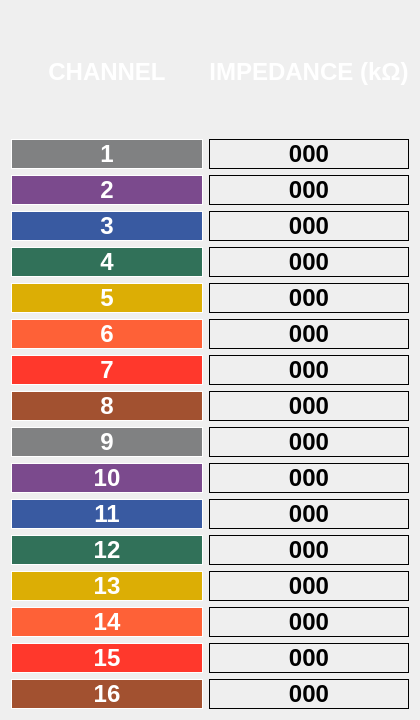
<?xml version="1.0" encoding="UTF-8"?>
<ui version="4.0">
 <class>Form</class>
 <widget class="QWidget" name="Form">
  <property name="geometry">
   <rect>
    <x>0</x>
    <y>0</y>
    <width>420</width>
    <height>720</height>
   </rect>
  </property>
  <property name="windowTitle">
   <string>Form</string>
  </property>
  <layout class="QVBoxLayout" name="verticalLayout">
   <item>
    <layout class="QGridLayout" name="gridLayout" rowstretch="1,0,0,0,0,0,0,0,0,0,0,0,0,0,0,0,0">
     <item row="2" column="1">
      <widget class="QLabel" name="ch2">
       <property name="font">
        <font>
         <pointsize>18</pointsize>
         <weight>75</weight>
         <bold>true</bold>
        </font>
       </property>
       <property name="frameShape">
        <enum>QFrame::Box</enum>
       </property>
       <property name="lineWidth">
        <number>1</number>
       </property>
       <property name="text">
        <string>000</string>
       </property>
       <property name="alignment">
        <set>Qt::AlignCenter</set>
       </property>
      </widget>
     </item>
     <item row="16" column="0">
      <widget class="QLabel" name="label_33">
       <property name="font">
        <font>
         <pointsize>18</pointsize>
         <weight>75</weight>
         <bold>true</bold>
        </font>
       </property>
       <property name="styleSheet">
        <string notr="true">background-color: rgb(162, 81, 48);
color: white;
font-weight: bold;</string>
       </property>
       <property name="frameShape">
        <enum>QFrame::Box</enum>
       </property>
       <property name="lineWidth">
        <number>1</number>
       </property>
       <property name="text">
        <string>16</string>
       </property>
       <property name="alignment">
        <set>Qt::AlignCenter</set>
       </property>
      </widget>
     </item>
     <item row="13" column="0">
      <widget class="QLabel" name="label_26">
       <property name="font">
        <font>
         <pointsize>18</pointsize>
         <weight>75</weight>
         <bold>true</bold>
        </font>
       </property>
       <property name="styleSheet">
        <string notr="true">background-color: rgb(220, 174, 5);
color: white;
font-weight: bold;</string>
       </property>
       <property name="frameShape">
        <enum>QFrame::Box</enum>
       </property>
       <property name="lineWidth">
        <number>1</number>
       </property>
       <property name="text">
        <string>13</string>
       </property>
       <property name="alignment">
        <set>Qt::AlignCenter</set>
       </property>
      </widget>
     </item>
     <item row="3" column="1">
      <widget class="QLabel" name="ch3">
       <property name="font">
        <font>
         <pointsize>18</pointsize>
         <weight>75</weight>
         <bold>true</bold>
        </font>
       </property>
       <property name="frameShape">
        <enum>QFrame::Box</enum>
       </property>
       <property name="lineWidth">
        <number>1</number>
       </property>
       <property name="text">
        <string>000</string>
       </property>
       <property name="alignment">
        <set>Qt::AlignCenter</set>
       </property>
      </widget>
     </item>
     <item row="3" column="0">
      <widget class="QLabel" name="label_6">
       <property name="font">
        <font>
         <pointsize>18</pointsize>
         <weight>75</weight>
         <bold>true</bold>
        </font>
       </property>
       <property name="styleSheet">
        <string notr="true">background-color: rgb(57, 90, 161);
color: white;
font-weight: bold;</string>
       </property>
       <property name="frameShape">
        <enum>QFrame::Box</enum>
       </property>
       <property name="lineWidth">
        <number>1</number>
       </property>
       <property name="text">
        <string>3</string>
       </property>
       <property name="alignment">
        <set>Qt::AlignCenter</set>
       </property>
      </widget>
     </item>
     <item row="1" column="1">
      <widget class="QLabel" name="ch1">
       <property name="font">
        <font>
         <pointsize>18</pointsize>
         <weight>75</weight>
         <bold>true</bold>
        </font>
       </property>
       <property name="styleSheet">
        <string notr="true"/>
       </property>
       <property name="frameShape">
        <enum>QFrame::Box</enum>
       </property>
       <property name="frameShadow">
        <enum>QFrame::Plain</enum>
       </property>
       <property name="lineWidth">
        <number>1</number>
       </property>
       <property name="text">
        <string>000</string>
       </property>
       <property name="alignment">
        <set>Qt::AlignCenter</set>
       </property>
      </widget>
     </item>
     <item row="16" column="1">
      <widget class="QLabel" name="ch16">
       <property name="font">
        <font>
         <pointsize>18</pointsize>
         <weight>75</weight>
         <bold>true</bold>
        </font>
       </property>
       <property name="frameShape">
        <enum>QFrame::Box</enum>
       </property>
       <property name="lineWidth">
        <number>1</number>
       </property>
       <property name="text">
        <string>000</string>
       </property>
       <property name="alignment">
        <set>Qt::AlignCenter</set>
       </property>
      </widget>
     </item>
     <item row="2" column="0">
      <widget class="QLabel" name="label_5">
       <property name="font">
        <font>
         <pointsize>18</pointsize>
         <weight>75</weight>
         <bold>true</bold>
        </font>
       </property>
       <property name="styleSheet">
        <string notr="true">background-color: rgb(123, 74, 141);
color: white;
font-weight: bold;</string>
       </property>
       <property name="frameShape">
        <enum>QFrame::Box</enum>
       </property>
       <property name="lineWidth">
        <number>1</number>
       </property>
       <property name="text">
        <string>2</string>
       </property>
       <property name="alignment">
        <set>Qt::AlignCenter</set>
       </property>
      </widget>
     </item>
     <item row="4" column="1">
      <widget class="QLabel" name="ch4">
       <property name="font">
        <font>
         <pointsize>18</pointsize>
         <weight>75</weight>
         <bold>true</bold>
        </font>
       </property>
       <property name="frameShape">
        <enum>QFrame::Box</enum>
       </property>
       <property name="lineWidth">
        <number>1</number>
       </property>
       <property name="text">
        <string>000</string>
       </property>
       <property name="alignment">
        <set>Qt::AlignCenter</set>
       </property>
      </widget>
     </item>
     <item row="4" column="0">
      <widget class="QLabel" name="label_9">
       <property name="font">
        <font>
         <pointsize>18</pointsize>
         <weight>75</weight>
         <bold>true</bold>
        </font>
       </property>
       <property name="styleSheet">
        <string notr="true">background-color: rgb(49, 113, 89);
color: white;
font-weight: bold;</string>
       </property>
       <property name="frameShape">
        <enum>QFrame::Box</enum>
       </property>
       <property name="lineWidth">
        <number>1</number>
       </property>
       <property name="text">
        <string>4</string>
       </property>
       <property name="alignment">
        <set>Qt::AlignCenter</set>
       </property>
      </widget>
     </item>
     <item row="8" column="1">
      <widget class="QLabel" name="ch8">
       <property name="font">
        <font>
         <pointsize>18</pointsize>
         <weight>75</weight>
         <bold>true</bold>
        </font>
       </property>
       <property name="frameShape">
        <enum>QFrame::Box</enum>
       </property>
       <property name="lineWidth">
        <number>1</number>
       </property>
       <property name="text">
        <string>000</string>
       </property>
       <property name="alignment">
        <set>Qt::AlignCenter</set>
       </property>
      </widget>
     </item>
     <item row="0" column="0">
      <widget class="QLabel" name="label">
       <property name="font">
        <font>
         <pointsize>18</pointsize>
         <weight>75</weight>
         <bold>true</bold>
        </font>
       </property>
       <property name="styleSheet">
        <string notr="true">color: white</string>
       </property>
       <property name="frameShape">
        <enum>QFrame::NoFrame</enum>
       </property>
       <property name="lineWidth">
        <number>1</number>
       </property>
       <property name="text">
        <string>CHANNEL</string>
       </property>
       <property name="alignment">
        <set>Qt::AlignCenter</set>
       </property>
      </widget>
     </item>
     <item row="7" column="0">
      <widget class="QLabel" name="label_14">
       <property name="font">
        <font>
         <pointsize>18</pointsize>
         <weight>75</weight>
         <bold>true</bold>
        </font>
       </property>
       <property name="styleSheet">
        <string notr="true">background-color: rgb(255, 56, 44);
color: white;
font-weight: bold;</string>
       </property>
       <property name="frameShape">
        <enum>QFrame::Box</enum>
       </property>
       <property name="lineWidth">
        <number>1</number>
       </property>
       <property name="text">
        <string>7</string>
       </property>
       <property name="alignment">
        <set>Qt::AlignCenter</set>
       </property>
      </widget>
     </item>
     <item row="15" column="1">
      <widget class="QLabel" name="ch15">
       <property name="font">
        <font>
         <pointsize>18</pointsize>
         <weight>75</weight>
         <bold>true</bold>
        </font>
       </property>
       <property name="frameShape">
        <enum>QFrame::Box</enum>
       </property>
       <property name="lineWidth">
        <number>1</number>
       </property>
       <property name="text">
        <string>000</string>
       </property>
       <property name="alignment">
        <set>Qt::AlignCenter</set>
       </property>
      </widget>
     </item>
     <item row="14" column="1">
      <widget class="QLabel" name="ch14">
       <property name="font">
        <font>
         <pointsize>18</pointsize>
         <weight>75</weight>
         <bold>true</bold>
        </font>
       </property>
       <property name="frameShape">
        <enum>QFrame::Box</enum>
       </property>
       <property name="lineWidth">
        <number>1</number>
       </property>
       <property name="text">
        <string>000</string>
       </property>
       <property name="alignment">
        <set>Qt::AlignCenter</set>
       </property>
      </widget>
     </item>
     <item row="9" column="0">
      <widget class="QLabel" name="label_16">
       <property name="font">
        <font>
         <pointsize>18</pointsize>
         <weight>75</weight>
         <bold>true</bold>
        </font>
       </property>
       <property name="styleSheet">
        <string notr="true">background-color: rgb(128, 129, 130);
color: white;
font-weight: bold;</string>
       </property>
       <property name="frameShape">
        <enum>QFrame::Box</enum>
       </property>
       <property name="lineWidth">
        <number>1</number>
       </property>
       <property name="text">
        <string>9</string>
       </property>
       <property name="alignment">
        <set>Qt::AlignCenter</set>
       </property>
      </widget>
     </item>
     <item row="5" column="0">
      <widget class="QLabel" name="label_11">
       <property name="font">
        <font>
         <pointsize>18</pointsize>
         <weight>75</weight>
         <bold>true</bold>
        </font>
       </property>
       <property name="styleSheet">
        <string notr="true">background-color: rgb(220, 174, 5);
color: white;
font-weight: bold;</string>
       </property>
       <property name="frameShape">
        <enum>QFrame::Box</enum>
       </property>
       <property name="lineWidth">
        <number>1</number>
       </property>
       <property name="text">
        <string>5</string>
       </property>
       <property name="alignment">
        <set>Qt::AlignCenter</set>
       </property>
      </widget>
     </item>
     <item row="9" column="1">
      <widget class="QLabel" name="ch9">
       <property name="font">
        <font>
         <pointsize>18</pointsize>
         <weight>75</weight>
         <bold>true</bold>
        </font>
       </property>
       <property name="frameShape">
        <enum>QFrame::Box</enum>
       </property>
       <property name="lineWidth">
        <number>1</number>
       </property>
       <property name="text">
        <string>000</string>
       </property>
       <property name="alignment">
        <set>Qt::AlignCenter</set>
       </property>
      </widget>
     </item>
     <item row="11" column="0">
      <widget class="QLabel" name="label_22">
       <property name="font">
        <font>
         <pointsize>18</pointsize>
         <weight>75</weight>
         <bold>true</bold>
        </font>
       </property>
       <property name="styleSheet">
        <string notr="true">background-color: rgb(57, 90, 161);
color: white;
font-weight: bold;</string>
       </property>
       <property name="frameShape">
        <enum>QFrame::Box</enum>
       </property>
       <property name="lineWidth">
        <number>1</number>
       </property>
       <property name="text">
        <string>11</string>
       </property>
       <property name="alignment">
        <set>Qt::AlignCenter</set>
       </property>
      </widget>
     </item>
     <item row="13" column="1">
      <widget class="QLabel" name="ch13">
       <property name="font">
        <font>
         <pointsize>18</pointsize>
         <weight>75</weight>
         <bold>true</bold>
        </font>
       </property>
       <property name="frameShape">
        <enum>QFrame::Box</enum>
       </property>
       <property name="lineWidth">
        <number>1</number>
       </property>
       <property name="text">
        <string>000</string>
       </property>
       <property name="alignment">
        <set>Qt::AlignCenter</set>
       </property>
      </widget>
     </item>
     <item row="6" column="0">
      <widget class="QLabel" name="label_13">
       <property name="font">
        <font>
         <pointsize>18</pointsize>
         <weight>75</weight>
         <bold>true</bold>
        </font>
       </property>
       <property name="styleSheet">
        <string notr="true">background-color: rgb(254, 97, 55);
color: white;
font-weight: bold;</string>
       </property>
       <property name="frameShape">
        <enum>QFrame::Box</enum>
       </property>
       <property name="lineWidth">
        <number>1</number>
       </property>
       <property name="text">
        <string>6</string>
       </property>
       <property name="alignment">
        <set>Qt::AlignCenter</set>
       </property>
      </widget>
     </item>
     <item row="1" column="0">
      <widget class="QLabel" name="label_3">
       <property name="font">
        <font>
         <pointsize>18</pointsize>
         <weight>75</weight>
         <bold>true</bold>
        </font>
       </property>
       <property name="styleSheet">
        <string notr="true">background-color: rgb(128, 129, 130);
color: white;
font-weight: bold;</string>
       </property>
       <property name="frameShape">
        <enum>QFrame::Box</enum>
       </property>
       <property name="lineWidth">
        <number>1</number>
       </property>
       <property name="text">
        <string>1</string>
       </property>
       <property name="alignment">
        <set>Qt::AlignCenter</set>
       </property>
      </widget>
     </item>
     <item row="14" column="0">
      <widget class="QLabel" name="label_29">
       <property name="font">
        <font>
         <pointsize>18</pointsize>
         <weight>75</weight>
         <bold>true</bold>
        </font>
       </property>
       <property name="styleSheet">
        <string notr="true">background-color: rgb(254, 97, 55);
color: white;
font-weight: bold;</string>
       </property>
       <property name="frameShape">
        <enum>QFrame::Box</enum>
       </property>
       <property name="lineWidth">
        <number>1</number>
       </property>
       <property name="text">
        <string>14</string>
       </property>
       <property name="alignment">
        <set>Qt::AlignCenter</set>
       </property>
      </widget>
     </item>
     <item row="10" column="1">
      <widget class="QLabel" name="ch10">
       <property name="font">
        <font>
         <pointsize>18</pointsize>
         <weight>75</weight>
         <bold>true</bold>
        </font>
       </property>
       <property name="frameShape">
        <enum>QFrame::Box</enum>
       </property>
       <property name="lineWidth">
        <number>1</number>
       </property>
       <property name="text">
        <string>000</string>
       </property>
       <property name="alignment">
        <set>Qt::AlignCenter</set>
       </property>
      </widget>
     </item>
     <item row="6" column="1">
      <widget class="QLabel" name="ch6">
       <property name="font">
        <font>
         <pointsize>18</pointsize>
         <weight>75</weight>
         <bold>true</bold>
        </font>
       </property>
       <property name="frameShape">
        <enum>QFrame::Box</enum>
       </property>
       <property name="lineWidth">
        <number>1</number>
       </property>
       <property name="text">
        <string>000</string>
       </property>
       <property name="alignment">
        <set>Qt::AlignCenter</set>
       </property>
      </widget>
     </item>
     <item row="11" column="1">
      <widget class="QLabel" name="ch11">
       <property name="font">
        <font>
         <pointsize>18</pointsize>
         <weight>75</weight>
         <bold>true</bold>
        </font>
       </property>
       <property name="frameShape">
        <enum>QFrame::Box</enum>
       </property>
       <property name="lineWidth">
        <number>1</number>
       </property>
       <property name="text">
        <string>000</string>
       </property>
       <property name="alignment">
        <set>Qt::AlignCenter</set>
       </property>
      </widget>
     </item>
     <item row="8" column="0">
      <widget class="QLabel" name="label_15">
       <property name="font">
        <font>
         <pointsize>18</pointsize>
         <weight>75</weight>
         <bold>true</bold>
        </font>
       </property>
       <property name="styleSheet">
        <string notr="true">background-color: rgb(162, 81, 48);
color: white;
font-weight: bold;</string>
       </property>
       <property name="frameShape">
        <enum>QFrame::Box</enum>
       </property>
       <property name="lineWidth">
        <number>1</number>
       </property>
       <property name="text">
        <string>8</string>
       </property>
       <property name="alignment">
        <set>Qt::AlignCenter</set>
       </property>
      </widget>
     </item>
     <item row="5" column="1">
      <widget class="QLabel" name="ch5">
       <property name="font">
        <font>
         <pointsize>18</pointsize>
         <weight>75</weight>
         <bold>true</bold>
        </font>
       </property>
       <property name="frameShape">
        <enum>QFrame::Box</enum>
       </property>
       <property name="lineWidth">
        <number>1</number>
       </property>
       <property name="text">
        <string>000</string>
       </property>
       <property name="alignment">
        <set>Qt::AlignCenter</set>
       </property>
      </widget>
     </item>
     <item row="7" column="1">
      <widget class="QLabel" name="ch7">
       <property name="font">
        <font>
         <pointsize>18</pointsize>
         <weight>75</weight>
         <bold>true</bold>
        </font>
       </property>
       <property name="frameShape">
        <enum>QFrame::Box</enum>
       </property>
       <property name="lineWidth">
        <number>1</number>
       </property>
       <property name="text">
        <string>000</string>
       </property>
       <property name="alignment">
        <set>Qt::AlignCenter</set>
       </property>
      </widget>
     </item>
     <item row="10" column="0">
      <widget class="QLabel" name="label_21">
       <property name="font">
        <font>
         <pointsize>18</pointsize>
         <weight>75</weight>
         <bold>true</bold>
        </font>
       </property>
       <property name="styleSheet">
        <string notr="true">background-color: rgb(123, 74, 141);
color: white;
font-weight: bold;</string>
       </property>
       <property name="frameShape">
        <enum>QFrame::Box</enum>
       </property>
       <property name="lineWidth">
        <number>1</number>
       </property>
       <property name="text">
        <string>10</string>
       </property>
       <property name="alignment">
        <set>Qt::AlignCenter</set>
       </property>
      </widget>
     </item>
     <item row="12" column="0">
      <widget class="QLabel" name="label_25">
       <property name="font">
        <font>
         <pointsize>18</pointsize>
         <weight>75</weight>
         <bold>true</bold>
        </font>
       </property>
       <property name="styleSheet">
        <string notr="true">background-color: rgb(49, 113, 89);
color: white;
font-weight: bold;</string>
       </property>
       <property name="frameShape">
        <enum>QFrame::Box</enum>
       </property>
       <property name="lineWidth">
        <number>1</number>
       </property>
       <property name="text">
        <string>12</string>
       </property>
       <property name="alignment">
        <set>Qt::AlignCenter</set>
       </property>
      </widget>
     </item>
     <item row="15" column="0">
      <widget class="QLabel" name="label_30">
       <property name="font">
        <font>
         <pointsize>18</pointsize>
         <weight>75</weight>
         <bold>true</bold>
        </font>
       </property>
       <property name="styleSheet">
        <string notr="true">background-color: rgb(255, 56, 44);
color: white;
font-weight: bold;</string>
       </property>
       <property name="frameShape">
        <enum>QFrame::Box</enum>
       </property>
       <property name="lineWidth">
        <number>1</number>
       </property>
       <property name="text">
        <string>15</string>
       </property>
       <property name="alignment">
        <set>Qt::AlignCenter</set>
       </property>
      </widget>
     </item>
     <item row="12" column="1">
      <widget class="QLabel" name="ch12">
       <property name="font">
        <font>
         <pointsize>18</pointsize>
         <weight>75</weight>
         <bold>true</bold>
        </font>
       </property>
       <property name="frameShape">
        <enum>QFrame::Box</enum>
       </property>
       <property name="lineWidth">
        <number>1</number>
       </property>
       <property name="text">
        <string>000</string>
       </property>
       <property name="alignment">
        <set>Qt::AlignCenter</set>
       </property>
      </widget>
     </item>
     <item row="0" column="1">
      <widget class="QLabel" name="label_2">
       <property name="font">
        <font>
         <pointsize>18</pointsize>
         <weight>75</weight>
         <bold>true</bold>
        </font>
       </property>
       <property name="styleSheet">
        <string notr="true">color: white</string>
       </property>
       <property name="frameShape">
        <enum>QFrame::NoFrame</enum>
       </property>
       <property name="lineWidth">
        <number>1</number>
       </property>
       <property name="text">
        <string>IMPEDANCE (kΩ)</string>
       </property>
       <property name="alignment">
        <set>Qt::AlignCenter</set>
       </property>
      </widget>
     </item>
    </layout>
   </item>
  </layout>
 </widget>
 <resources/>
 <connections/>
</ui>
